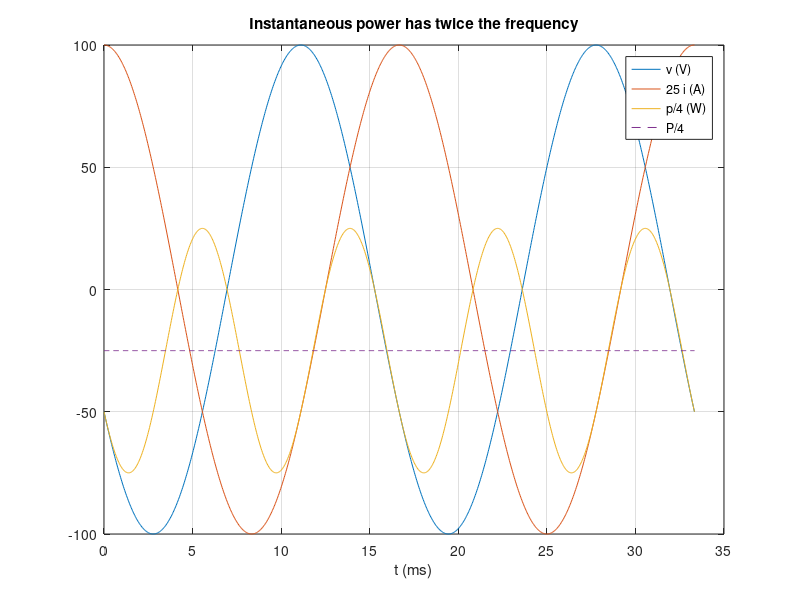

Here is the MATLAB script that generated this plot:
% Circuits 1 — Instantaneous Power
%title: Instantaneous Power p(t) = v(t) i(t)
%ar-title: القدرة اللحظية
%lesson: c1-power-1
%course: circuits-1

%% The lesson's example
%ar: v = 100 cos(ωt + 15°) و i = 4 cos(ωt − 105°). P = (VmIm/2) cos(θv − θi) و Q = (VmIm/2) sin(θv − θi).
Vm = 100; thv = 15; Im = 4; thi = -105;
P = Vm*Im/2*cosd(thv - thi); Q = Vm*Im/2*sind(thv - thi);
fprintf('P = %.2f W, Q = %.2f VAR\n', P, Q)

%% p(t) = P + P cos 2wt - Q sin 2wt
%ar: نتحقق رقميًا أن v·i يساوي P + P cos 2ωt − Q sin 2ωt في كل لحظة (بعد إزاحة الزمن بـ θi كما في المحاضرة).
w = 377; t = linspace(0, 2*2*pi/w, 1000);
v = Vm*cos(w*t + (thv - thi)*pi/180); i = Im*cos(w*t);
p = v.*i; pf = P + P*cos(2*w*t) - Q*sin(2*w*t);
fprintf('max difference = %.2e W, average of p = %.3f W\n', max(abs(p - pf)), mean(p(1:end-1)))

%%! Project idea: plot v, i and p
%ar: مشروع: نرسم v و i و p: القدرة تتذبذب بضعف التردد حول متوسطها P.
plot(t*1000, v, t*1000, 25*i, t*1000, p/4, t*1000, P/4*ones(size(t)), '--'); grid on
xlabel('t (ms)'); legend('v (V)', '25 i (A)', 'p/4 (W)', 'P/4'); title('Instantaneous power has twice the frequency')
